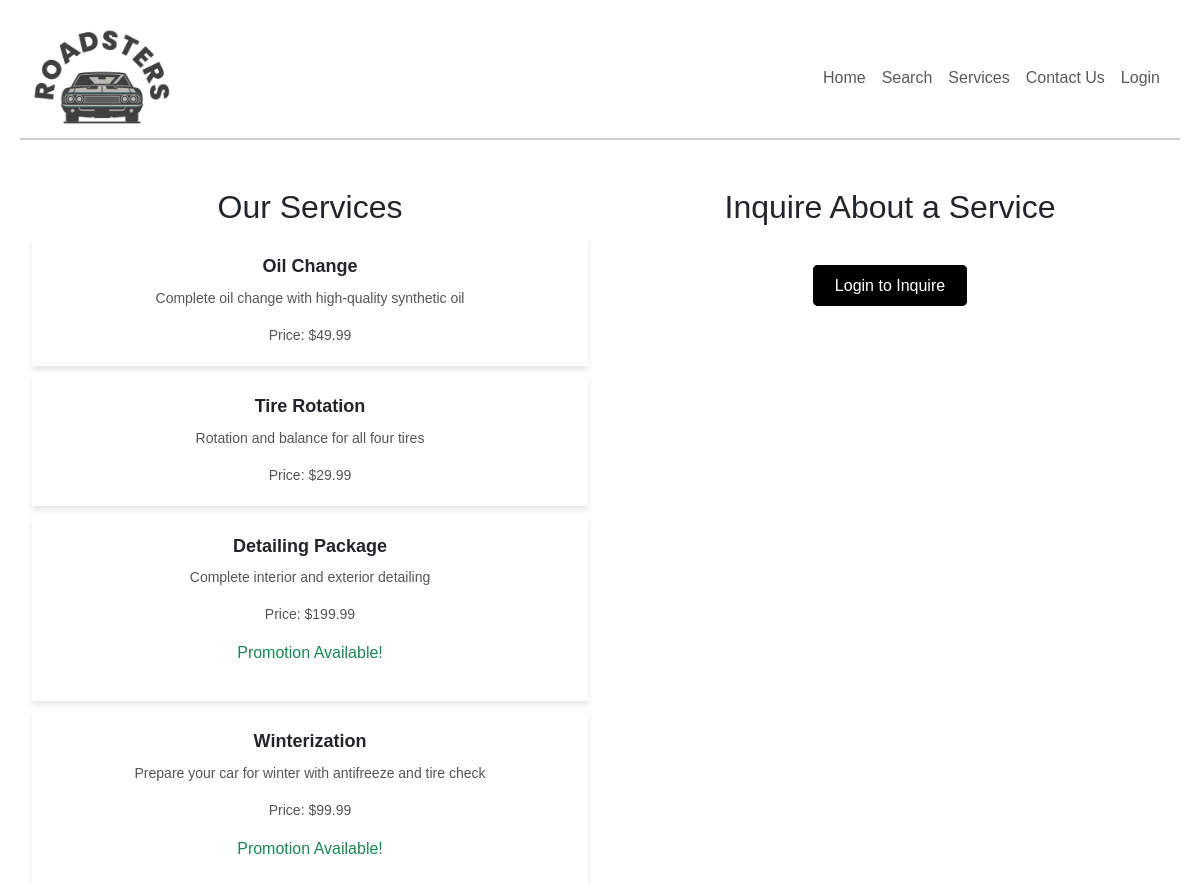
The page /views/services/services.php on the database its author committed.
### tables this page shows
CREATE TABLE Service (
    serviceID INT AUTO_INCREMENT PRIMARY KEY,
    name VARCHAR(100) NOT NULL,
    description TEXT,
    price DECIMAL(10, 2) NOT NULL,
    promotion BOOLEAN DEFAULT FALSE
);

### models/ServiceModel.php (called while the page is built, shortened)
<?php
require_once 'C:/xampp/htdocs/roadsters/config/database.php';
class ServiceModel {
    private $conn;
    public function __construct() {
        $database = new Database();
        $this->conn = $database->getConnection();
    }
    public function getAllServices() {
        $query = "SELECT * FROM Service";
        $stmt = $this->conn->prepare($query);
        $stmt->execute();
        return $stmt->fetchAll(PDO::FETCH_ASSOC);
    }
}
?>

### config/database.php (called while the page is built, shortened)
<?php
class Database {
    private $host = "localhost";
    private $db_name = "roadster";
    private $username = "root";
    private $password = "";
    public function getConnection() {
        $this->conn = null;
        try {
            $this->conn = new PDO("mysql:host=" . $this->host . ";dbname=" . $this->db_name, $this->username, $this->password);
            $this->conn->setAttribute(PDO::ATTR_ERRMODE, PDO::ERRMODE_EXCEPTION);
        } catch(PDOException $exception) {
            echo "Connection error: " . $exception->getMessage();
        }
        return $this->conn;
    }
}
?>

### views/services/services.php (the view, shortened to what this page needs)
<?php
require_once 'C:/xampp/htdocs/roadsters/models/ServiceModel.php';
require_once 'C:/xampp/htdocs/roadsters/views/header.php';
$serviceModel = new ServiceModel();
$services = $serviceModel->getAllServices();
$userID = $_SESSION['userID'] ?? null;
require_once '../../views/header.php';
?>
<div class="container-fluid mt-5">
    <div class="row service-container">
        <div class="col-md-6 service-list">
            <h2 class="text-center">Our Services</h2>
            <?php if (!empty($services)): ?>
                <?php foreach ($services as $service): ?>
                    <div class="service-card">
                        <div class="card-body">
                            <h5 class="card-title"><?= htmlspecialchars($service['name']); ?></h5>
                            <p class="card-text"><?= htmlspecialchars($service['description']); ?></p>
                            <p class="card-text">Price: $<?= htmlspecialchars(number_format($service['price'], 2)); ?></p>
                            <?php if ($service['promotion']): ?>
                                <p class="text-success">Promotion Available!</p>
                            <?php endif; ?>
                        </div>
                    </div>
                <?php endforeach; ?>
            <?php else: ?>
                <p class="text-center">No services available at the moment. Please check back later!</p>
            <?php endif; ?>
        </div>
        <div class="col-md-6 inquiry-form">
            <h2 class="text-center">Inquire About a Service</h2>
            <?php if ($userID): ?>
            <form method="POST" action="/roadsters/controllers/ServiceController.php" class="needs-validation" novalidate>
                <div class="mb-3">
                    <label for="serviceID" class="form-label">Select a Service</label>
                    <select id="serviceID" name="serviceID" class="form-control" required>
                        <option value="" disabled selected>Select a service</option>
                        <?php foreach ($services as $service): ?>
                            <option value="<?= $service['serviceID']; ?>"><?= htmlspecialchars($service['name']); ?></option>
                        <?php endforeach; ?>
                    </select>
                    <div class="invalid-feedback">Please select a service.</div>
                </div>
                <div class="mb-3">
                    <label for="message" class="form-label">Message</label>
                    <textarea id="message" name="message" class="form-control" rows="4" required placeholder="Need a Service Appointment? Send us a message."></textarea>
                    <div class="invalid-feedback">Please enter a message.</div>
                </div>
                <div class = "d-flex justify-content-center mt-4">
                <button type="submit" name="inquireService" class="btn-stndrd">Submit Inquiry</button>
        </div>
            </form>
            <?php else: ?>
                <p class="text-center mt-5">
                    <a href="/roadsters/views/authentication/login.php?redirect=/roadsters/views/services/services.php" class="btn-stndrd">Login to Inquire</a>
                </p>
            <?php endif; ?>
        </div>
    </div>
</div>
</body>
</html>

### main.css (style rules this page uses)
body { font-family: Arial, sans-serif; margin: 0; padding: 20px; }
.service-card { box-shadow: 0 4px 6px rgba(0, 0, 0, 0.1); margin-top:10px; }
.card-body { padding: 20px; text-align: center; }
.card-title { font-size: 18px; font-weight: bold; margin-bottom: 10px; }
.card-text { font-size: 14px; color: #555; }
.row { justify-content: center; }
.btn-stndrd { background-color: black; color: white; border: 2px solid black; padding: 10px 20px; border-radius: 5px; font-size: 16px; cursor: pointer; transition: all 0.3s ease; text-decoration: none; }

### rows shown on the page
service: name "Oil Change", description "Complete oil change with high-quality synthetic oil", price "49.99"
service: name "Tire Rotation", description "Rotation and balance for all four tires", price "29.99"
service: name "Detailing Package", description "Complete interior and exterior detailing", price "199.99", promotion "Promotion Available!"
service: name "Winterization", description "Prepare your car for winter with antifreeze and tire check", price "99.99", promotion "Promotion Available!"
